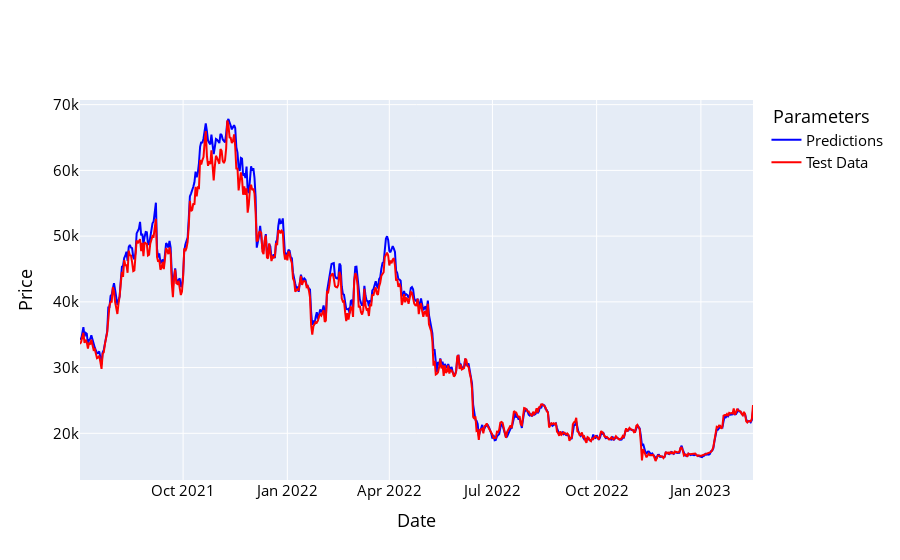

Notebook code for this chart:
### Code cell
names = cycle(['Predictions','Test Data'])

fig = go.Figure()
fig.add_trace(go.Scatter(x=y_test_df.index, y=y_pred_df['Adj Close'], name='Predictions',
                         line=dict(width=2, color='blue')))
fig.add_trace(go.Scatter(x=y_test_df.index, y=y_test_df['Adj Close'], name='Test Data',
                         line=dict(width=2, color='red')))
fig.update_layout(xaxis_title='Date', yaxis_title='Price', font_size=15, font_color='black',legend_title_text=' Parameters')
fig.show()

### Figure 1 — Plotly figure (JSON) as saved in the notebook; plotly's stock layout.template omitted (floating-point values rounded to 4 significant figures; data arrays with more than 128 entries replaced by an {"elided": "..."} marker saying what was removed)
{"data": [{"line": {"color": "blue", "width": 2}, "name": "Predictions", "type": "scatter", "x": {"elided": "595 str values"}, "y": {"elided": "595 float values"}}, {"line": {"color": "red", "width": 2}, "name": "Test Data", "type": "scatter", "x": {"elided": "595 str values"}, "y": {"elided": "595 float values"}}], "layout": {"font": {"color": "black", "size": 15}, "legend": {"title": {"text": " Parameters"}}, "xaxis": {"title": {"text": "Date"}}, "yaxis": {"title": {"text": "Price"}}}}
